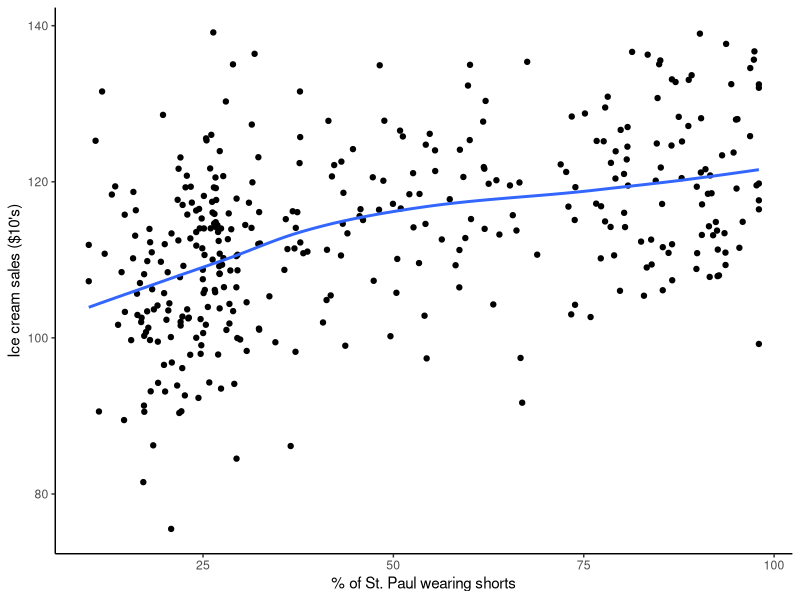
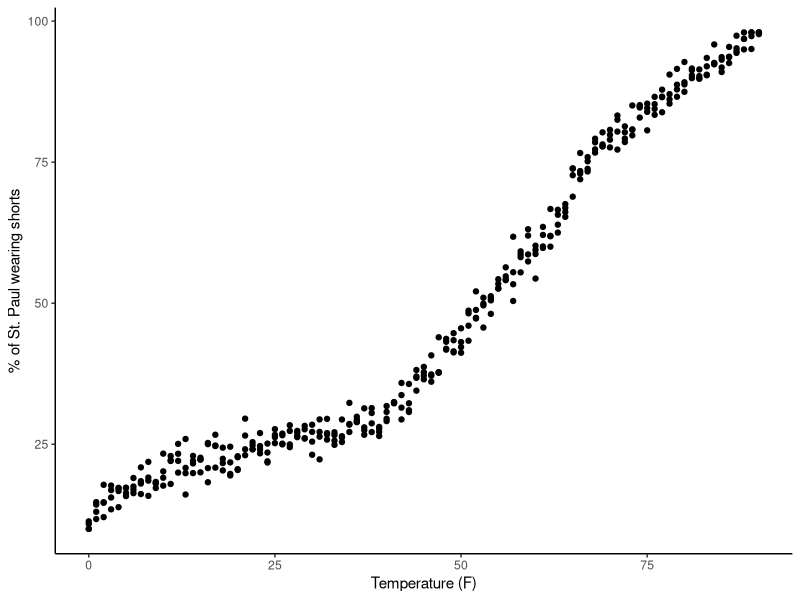
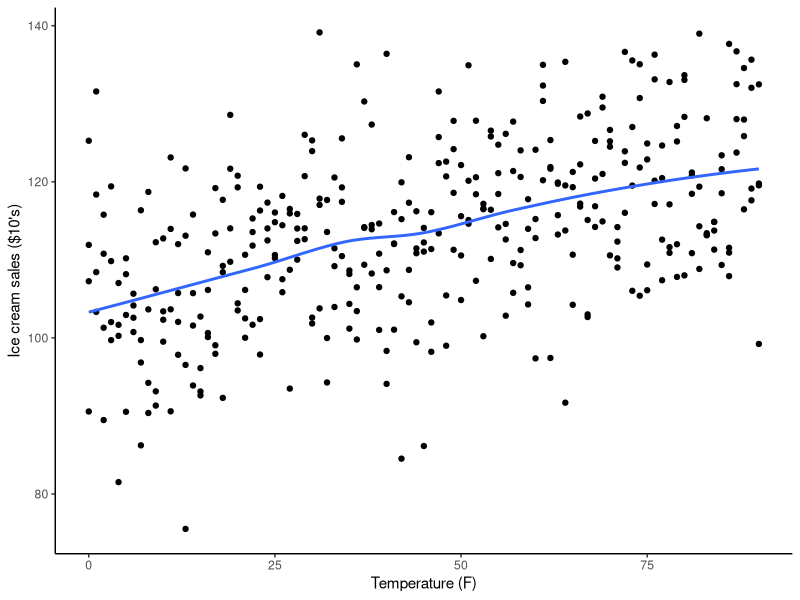

Source code (R) for these figures, in order:
## ---- chunk 1
library(tidyverse)
## ---- chunk 2
set.seed(451)
ice_cream_data <- tibble(
    temp = rep(0:90, each = 4),
    perc_shorts = case_when(
        temp < 40 ~ 3*sqrt(temp) + 10, 
        temp >= 40 & temp < 65 ~ 1.5*temp - 30,
        temp >= 65 ~ temp + 9
    ),
    ice_cream_sales = log(temp+1)^2 + 100 + rnorm(364, 0, 10)
) %>% 
    mutate(
        perc_shorts = perc_shorts + rnorm(364, 0, 2),
        perc_shorts = pmax(perc_shorts, 10),
        perc_shorts = pmin(perc_shorts, 98)
    )
## ---- chunk 3
ggplot(ice_cream_data, aes(x = perc_shorts, y = ice_cream_sales)) +
    geom_point() +
    geom_smooth(se = FALSE) +
    labs(x = "% of St. Paul wearing shorts", y = "Ice cream sales ($10's)") +
    theme_classic()

ggplot(ice_cream_data, aes(x = temp, y = perc_shorts)) +
    geom_point() +
    labs(x = "Temperature (F)", y = "% of St. Paul wearing shorts") +
    theme_classic()

ggplot(ice_cream_data, aes(x = temp, y = ice_cream_sales)) +
    geom_point() +
    geom_smooth(se = FALSE) +
    labs(x = "Temperature (F)", y = "Ice cream sales ($10's)") +
    theme_classic()

lm(ice_cream_sales ~ perc_shorts, data = ice_cream_data) %>% summary()
lm(ice_cream_sales ~ perc_shorts + temp, data = ice_cream_data) %>% summary()
## ---- chunk 4
# Create the example dataset
data <- tibble::tribble(
  ~ID, ~Age, ~Education, ~Income, ~Employment, ~MaritalStatus, ~Treatment, ~Outcome,
  1, 25, "HighSchool", "Low", "Employed", "Single", 1, 0,
  2, 30, "College", "Medium", "Employed", "Married", 1, 1,
  3, 28, "HighSchool", "Low", "Unemployed", "Single", 1, 0,
  4, 35, "College", "High", "Employed", "Married", 1, 1,
  5, 40, "College", "High", "Unemployed", "Married", 1, 0,
  6, 22, "HighSchool", "Low", "Employed", "Single", 0, 1,
  7, 30, "HighSchool", "Medium", "Unemployed", "Married", 0, 0,
  8, 45, "College", "High", "Employed", "Single", 0, 1,
  9, 50, "HighSchool", "Low", "Employed", "Single", 0, 0,
  10, 30, "College", "Medium", "Employed", "Married", 0, 1
)

# Display the dataset
data
